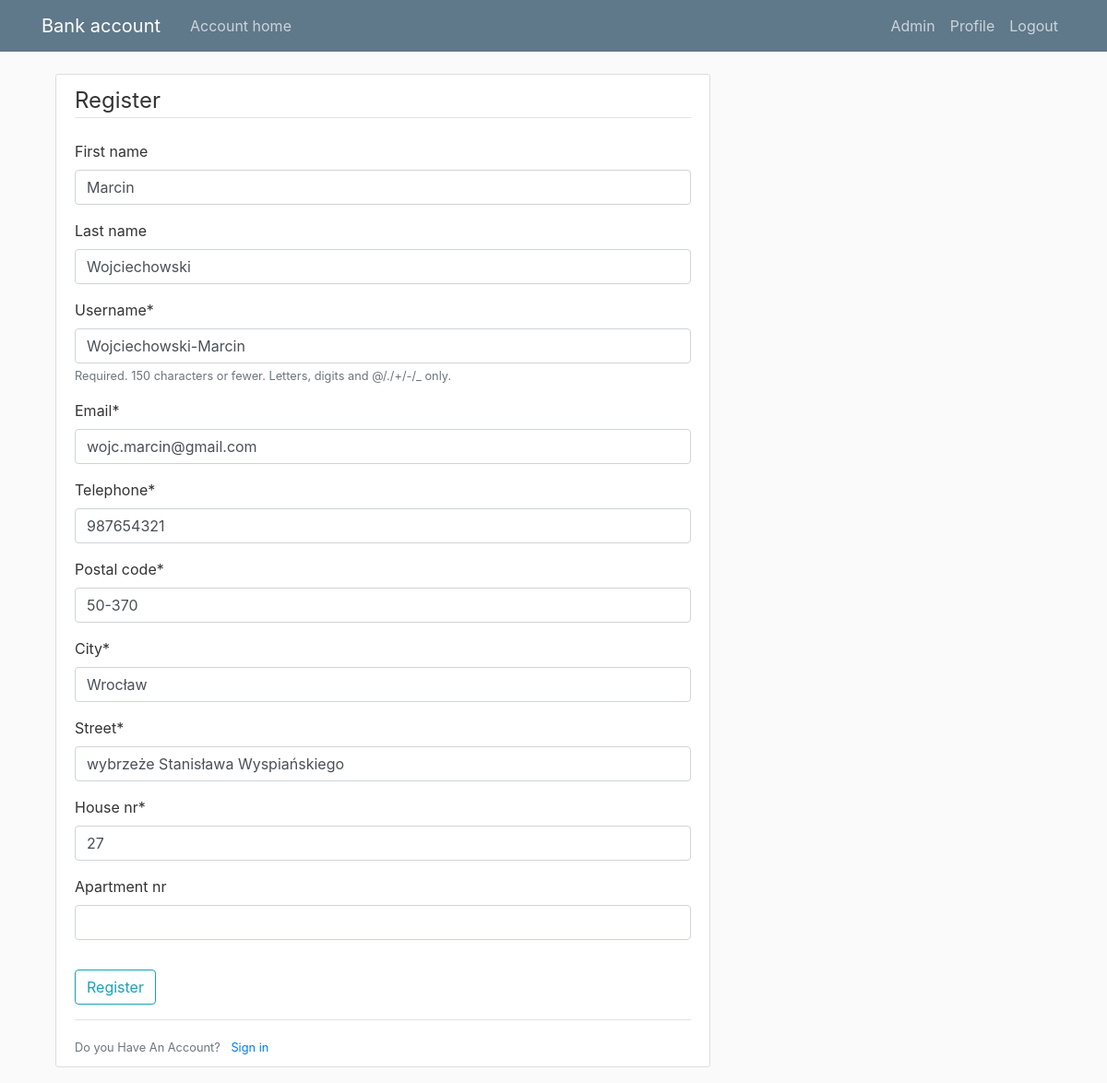
Page /profile/edit (signed in) on the earlier database version.
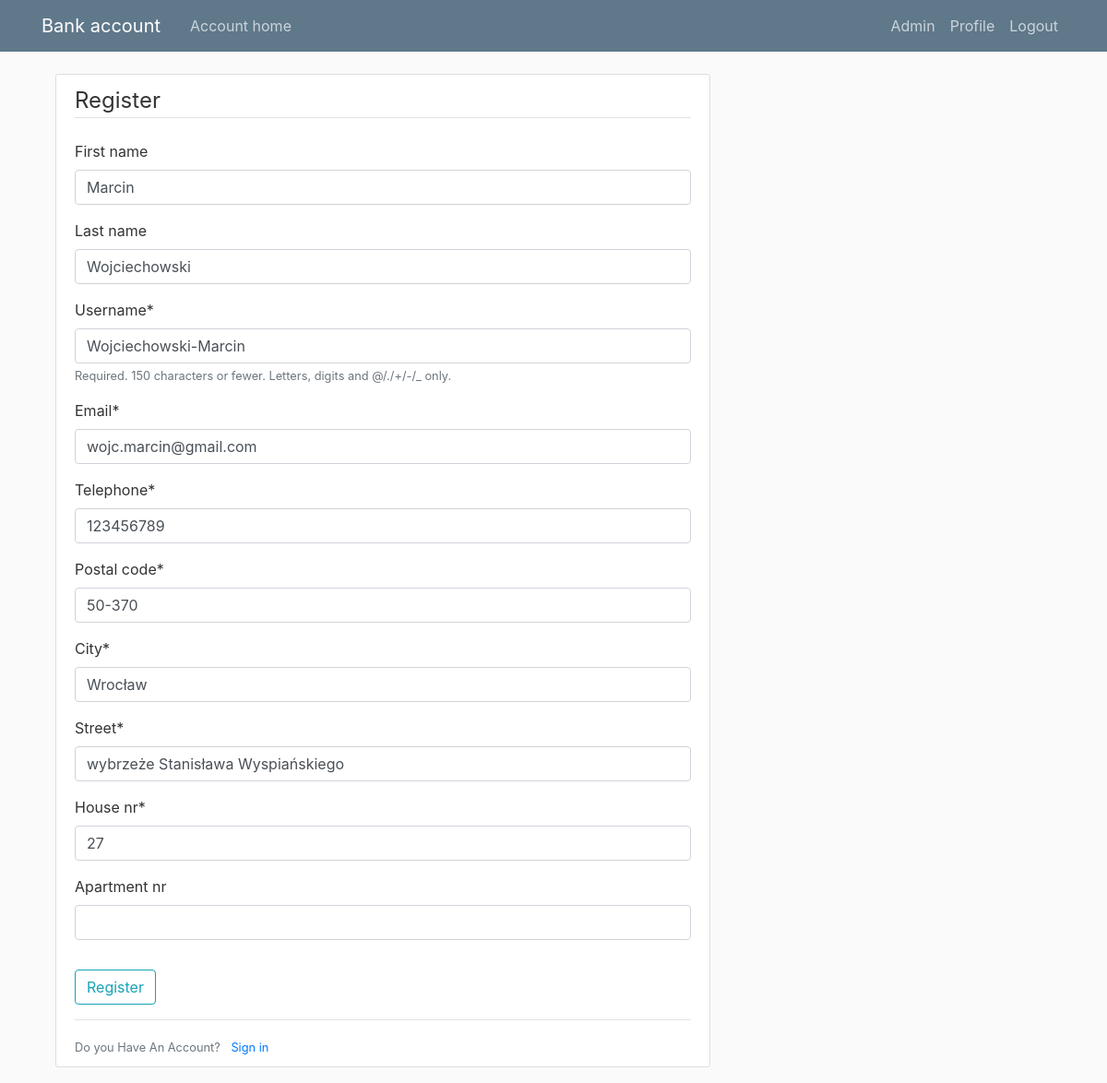
Same page on the later database version.
### client/models.py (models this page shows, shortened)
class CustomUser(AbstractUser):
    address = models.ForeignKey(Address, on_delete=models.PROTECT)
    pesel = models.CharField(max_length=11, unique=True, validators=[RegexValidator(
        regex='^\d{11}$', message='Niewlasciwy PESEL!', code='nomatch')])
    mothers_maiden_name = models.CharField(max_length=32, blank=True, validators=[RegexValidator(
        regex='^[a-zA-Z-]*$', message='Niewlasciwe nazwisko!', code='nomatch')])
    birth_day = models.DateTimeField(help_text="Data w formacie dd/mm/yyyy")
    telephone = models.CharField(max_length=9, unique=True, validators=[RegexValidator(
        regex='^\d{9}$', message='Niewlasciwy numer telefonu', code='nomatch')])
    REQUIRED_FIELDS = ['email', 'first_name',
                       'last_name', 'pesel', 'birth_day', 'telephone', 'address']
    USERNAME_FIELD = 'username'

### users/views.py (the view)
# urls.py: path('profile/edit', user_views.edit_profile, name='edit_profile'),
@login_required
def edit_profile(request):
    if request.method == 'POST':
        formA = UserEditForm(request.POST, instance=request.user)
        formB = CityForm(request.POST, instance=request.user.address.city)
        formC = AddressForm(request.POST, instance=request.user.address)
        post_code = request.POST.get('postal_code')
        city = City.objects.filter(postal_code=post_code).first()
        if formA.is_valid() and (formB.is_valid or city) and formC.is_valid():
            a = formA.save(commit=False)
            if not city:
                b = formB.save()
                city = b
            c = formC.save(commit=False)
            c.city = city
            c.save()
            a.address = c
            a.save()
            messages.success(request, 'Successfully changed account!')
            return redirect('profile')
    else:
        formA = UserEditForm(instance=request.user)
        formB = CityForm(instance=request.user.address.city)
        formC = AddressForm(instance=request.user.address)
    return render(request, 'users/register.html', {'formA': formA, 'formB': formB, 'formC': formC})

### users/forms.py
class UserEditForm(UserChangeForm):
    email = forms.EmailField()
    password = None
    class Meta:
        model = CustomUser
        fields = ['first_name', 'last_name',
                  'username', 'email', 'telephone']

class CityForm(forms.ModelForm):
    class Meta:
        model = City
        fields = ['postal_code', 'city']

### users/templates/users/register.html (shortened to what this page needs)
{% extends "client/base.html" %}
{% load crispy_forms_tags %}
{% block content %}
<div class="content-section">
    <form method="POST">
        <fieldset class="form-group">
            <legend class="border-bottom mb-4">Register</legend>
            {{ formA|crispy }}
            {{ formB|crispy }}
            {{ formC|crispy }}
        </fieldset>
        <div class="form-group">
            <button class="btn btn-outline-info" type="submit">Register</button>
        </div>
    </form>
    <div class="border-top pt-3">
        <small class="text-muted">
            Do you Have An Account? <a class="ml-2" href="{% url 'login' %}"> Sign in</a>
        </small>
    </div>
</div>
{% endblock content %}

Differences in the rows shown:
changed CustomUser "Marcin": telephone "987654321" → "123456789"
